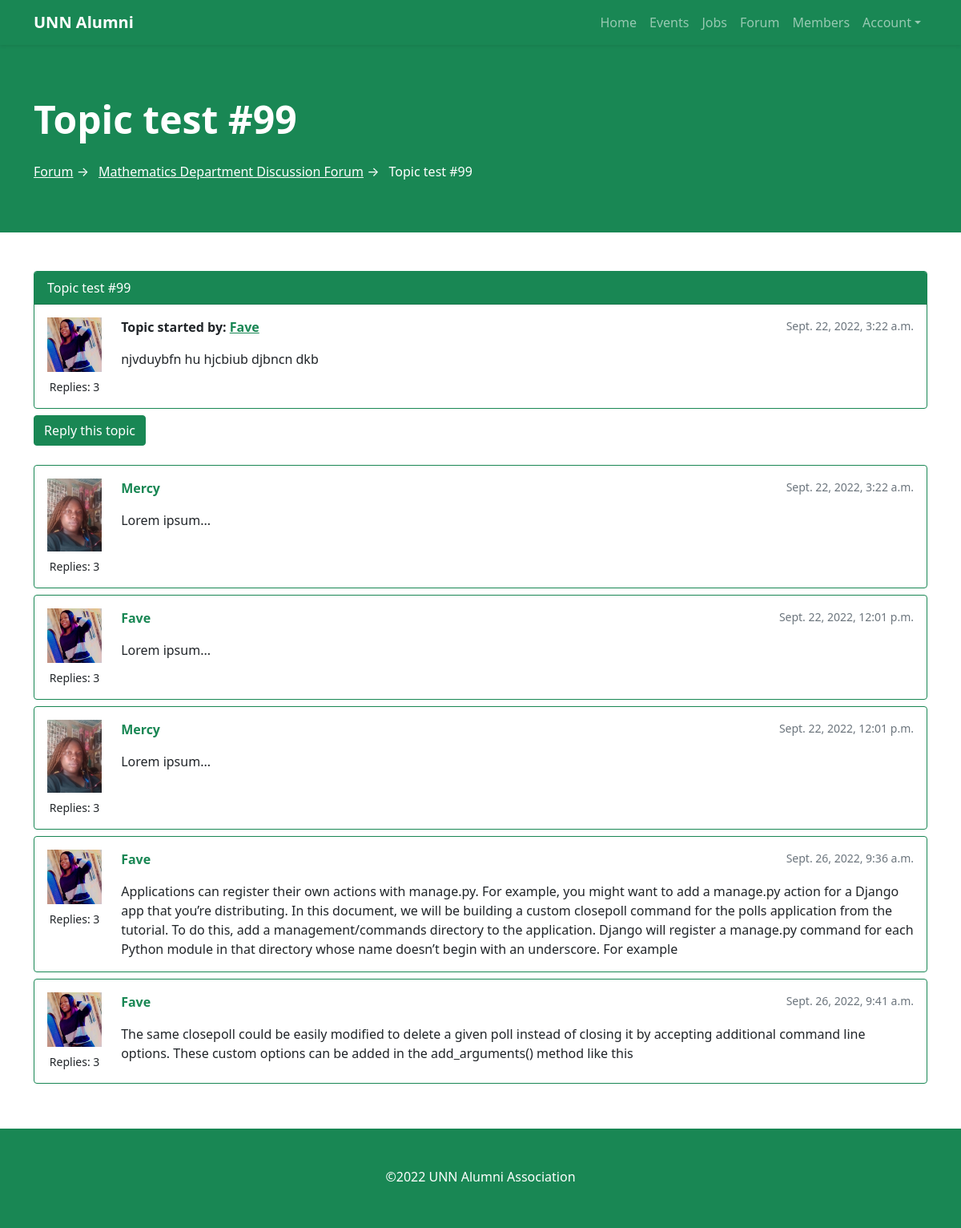
The page /forum/board/1/topics/101/ (signed in) on the database its author committed.
### forum/models.py (models this page shows, shortened)
class Topic(models.Model):
    title = models.CharField(max_length=255)
    body = models.TextField(max_length=4000)
    board = models.ForeignKey(
        Board, related_name='topics', on_delete=models.CASCADE)
    author = models.ForeignKey(
        User, related_name='topics', on_delete=models.CASCADE)
    views = models.PositiveIntegerField(default=0)
    created = models.DateTimeField(auto_now_add=True)
    updated = models.DateTimeField(auto_now=True)

class Board(models.Model):
    name = models.CharField(max_length=50, unique=True)
    slug = models.SlugField(max_length=50, unique=True)
    description = models.CharField(max_length=100)
    views = models.PositiveIntegerField(default=0)

class Reply(models.Model):
    body = models.TextField(max_length=4000)
    topic = models.ForeignKey(
        Topic, related_name='replies', on_delete=models.CASCADE)
    created_by = models.ForeignKey(
        User, related_name='replies', on_delete=models.CASCADE)
    updated_by = models.ForeignKey(
        User, null=True, related_name='+', on_delete=models.CASCADE)
    created = models.DateTimeField(auto_now_add=True)
    updated = models.DateTimeField(null=True)

### accounts/models.py (models this page shows, shortened)
class Profile(models.Model):
    YEAR_RANGE = (
        ('2010-2011', '2010-2011'),
        ('2011-2012', '2011-2012'),
        ('2012-2013', '2012-2013'),
        ('2013-2014', '2013-2014'),
        ('2014-2015', '2014-2015'),
        ('2015-2016', '2015-2016'),
        ('2016-2017', '2016-2017'),
        ('2017-2018', '2017-2018'),
        ('2018-2019', '2018-2019'),
        ('2019-2020', '2019-2020'),
        ('2020-2021', '2020-2021'),
        ('2021-2022', '2021-2022'),
    )
    MALE = 'M'
    FEMALE = 'F'
    GENDER_CHOICES = (
        (MALE, 'Male'),
        (FEMALE, 'Female'),
    )
    user = models.OneToOneField(settings.AUTH_USER_MODEL, on_delete=models.CASCADE)
    fullname = models.CharField(max_length=150)
    date_of_birth = models.DateField()
    phonenumber = models.CharField(max_length=18)
    gender = models.CharField(max_length=1, choices=GENDER_CHOICES)
    about = models.TextField()
    passport = models.ImageField(upload_to='passports')
    department = models.ForeignKey(Department, on_delete=models.CASCADE)
    faculty = models.ForeignKey(Faculty, on_delete=models.CASCADE)
    location = models.CharField(max_length=100, blank=True)
    nationality = models.CharField(max_length=100, blank=True)
    year_of_admission = models.CharField(max_length=10, choices=YEAR_RANGE)
    year_of_graduation = models.CharField(max_length=10, choices=YEAR_RANGE)
    post_held = models.CharField(max_length=150, blank=True)
    project_topic = models.CharField(max_length=250, blank=True)
    memorable_moment = models.TextField(blank=True)
    class Meta:
        ordering = ['fullname']

### forum/views.py (the view)
@login_required
def topic(request, pk, topic_pk):
    topic = get_object_or_404(Topic, board__pk=pk, pk=topic_pk)
    replies = topic.replies.order_by('created')
    replies = mk_paginator(request, replies, 20)
    session_key = 'viewed_topic_{}'.format(topic.pk)
    if not request.session.get(session_key, False):
        topic.views += 1
        topic.save()
        request.session[session_key] = True
    template = 'topic.html'
    context = {
        'topic': topic,
        'replies': replies,
    }
    return render(request, template, context)

### forum/views.py (called while the page is built)
def mk_paginator(request, items, num_items):
    paginator = Paginator(items, num_items)
    page = request.GET.get('page', 1)
    try:
        items = paginator.page(page)
    except PageNotAnInteger:
        items = paginator.page(1)
    except EmptyPage:
        items = paginator.page(paginator.num_pages)
    return items

### templates/topic.html (shortened to what this page needs)
{% extends 'base.html' %}
{% block content %}
<header class="bg-success py-5">
    <div class="container">
        <div class="row">
            <div class="col-lg-12">
                <div class="my-3 text-start text-white">
                    <h1 class="display-5 fw-bolder">{{ topic.title }}</h1>
                    <ul class="mt-4 list-inline">
                        <li class="list-inline-item"><a href="{% url 'forum' %}" class="text-white">Forum</a> &rarr; </li>
                        <li class="list-inline-item"><a href="{% url 'board' topic.board.slug %}" class="text-white">{{ topic.board.name }}</a> &rarr; </li>
                        <li class="list-inline-item">{{ topic.title }}</li>
                    </ul>
                </div>
            </div>
        </div>
    </div>
</header>
<section class="py-5">
    <div class="container">
        <div class="row">
            <div class="col-12">
                <div class="card mb-2 border-success">
                    <div class="card-header text-white bg-success py-2 px-3">{{ topic.title }}</div>
                    <div class="card-body p-3">
                        <div class="row">
                            <div class="col-1">
                                <img src="{{ topic.author.profile.passport.url }}" width="200px" height="200px"
                                    alt="{{ topic.author.username }}" class="img-fluid mb-2">
                                <small class="d-block text-center">Replies: {{ topic.author.replies.count }}</small>
                            </div>
                            <div class="col-11">
                                <div class="d-flex justify-content-between mb-3">
                                    <div class="fw-bold">Topic started by: <a href="{{ topic.author.get_absolute_url }}" class="text-success">{{ topic.author.username|title }}</a></div>
                                    <small class="text-muted">{{ topic.created }}</small>
                                </div>
                                {{ topic.body }}
                            </div>
                        </div>
                    </div>
                </div>
                <div class="mb-4">
                    <a href="{% url 'reply_topic' topic.board.pk topic.pk %}" class="btn btn-success" role="button">Reply this topic</a>
                </div>
                {% for reply in replies %}
                <div id="{{ reply.pk }}" class="card mb-2 border-success">
                    <div class="card-body p-3">
                        <div class="row">
                            <div class="col-1">
                                <img src="{{ reply.created_by.profile.passport.url }}" width="200px" height="200px" alt="{{ reply.created_by.username }}" class="img-fluid mb-2">
                                <small class="d-block text-center">Replies: {{ reply.created_by.replies.count }}</small>
                            </div>
                            <div class="col-11">
                                <div class="d-flex justify-content-between mb-3">
                                    <div class="fw-bold"><a href="{{ reply.created_by.get_absolute_url }}" class="text-success text-decoration-none">{{ reply.created_by.username|title }}</a></div>
                                    <small class="text-muted">{{ reply.created }}</small>
                                </div>
                                {{ reply.body }}
                            </div>
                        </div>
                    </div>
                </div>
                {% endfor %}
            </div>
        </div>
    </div>
</section>
{% endblock %}

### rows shown on the page
Topic: title "Topic test #99", board.name "Mathematics Department Discussion Forum", author.profile.passport (picture), author.replies.count "3", author.username "Fave", created "Sept. 22, 2022, 3:22 a.m.", body "njvduybfn hu hjcbiub djbncn dkb"
Reply: created_by.profile.passport (picture), created_by.replies.count "3", created_by.username "Mercy", created "Sept. 22, 2022, 3:22 a.m.", body "Lorem ipsum..."
Reply: created_by.profile.passport (picture), created_by.replies.count "3", created_by.username "Fave", created "Sept. 22, 2022, 12:01 p.m.", body "Lorem ipsum..."
Reply: created_by.profile.passport (picture), created_by.replies.count "3", created_by.username "Mercy", created "Sept. 22, 2022, 12:01 p.m.", body "Lorem ipsum..."
Reply: created_by.profile.passport (picture), created_by.replies.count "3", created_by.username "Fave", created "Sept. 26, 2022, 9:36 a.m.", body "Applications can register their own actions with manage.py. For example, you might want to add a manage.py action for a Django app that you’re distributing. In this document, we will be building a custom closepoll command for the polls application from the tutorial. To do this, add a management/commands directory to the application. Django will register a manage.py command for each Python module in that directory whose name doesn’t begin with an underscore. For example"
Reply: created_by.profile.passport (picture), created_by.replies.count "3", created_by.username "Fave", created "Sept. 26, 2022, 9:41 a.m.", body "The same closepoll could be easily modified to delete a given poll instead of closing it by accepting additional command line options. These custom options can be added in the add_arguments() method like this"
